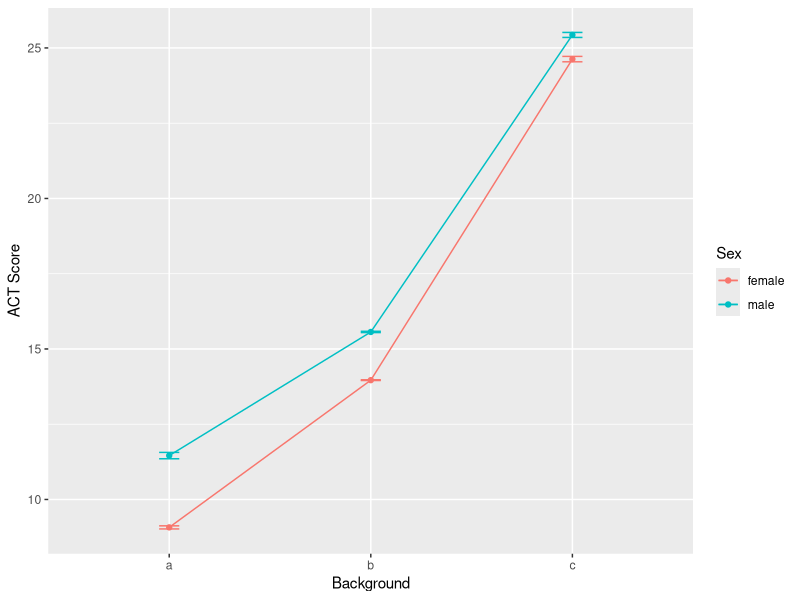
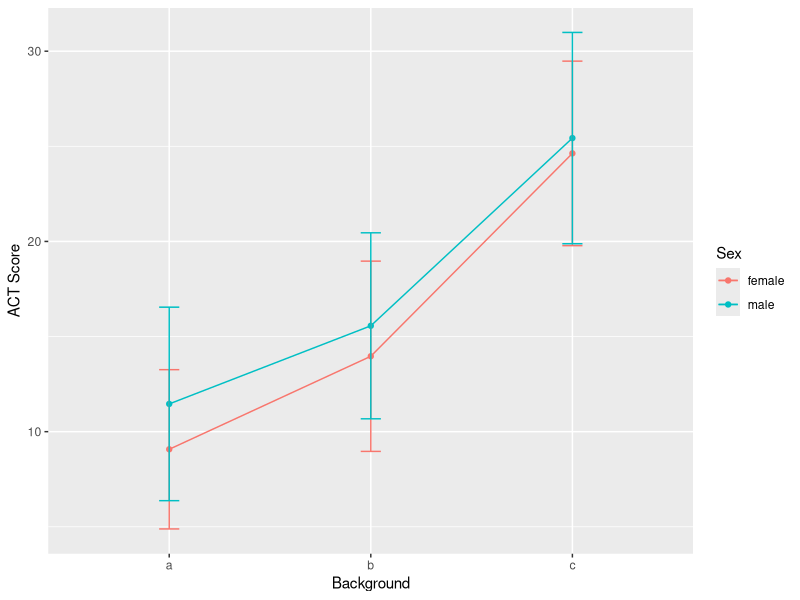
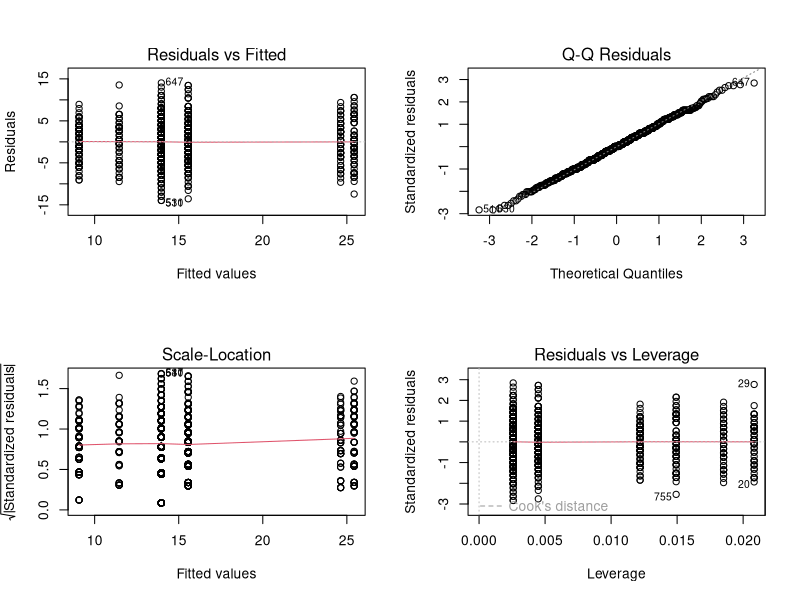
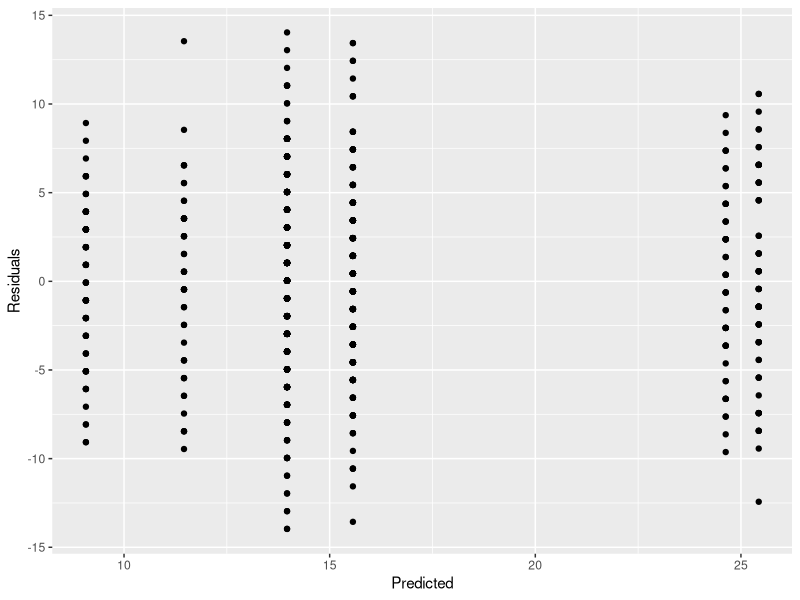
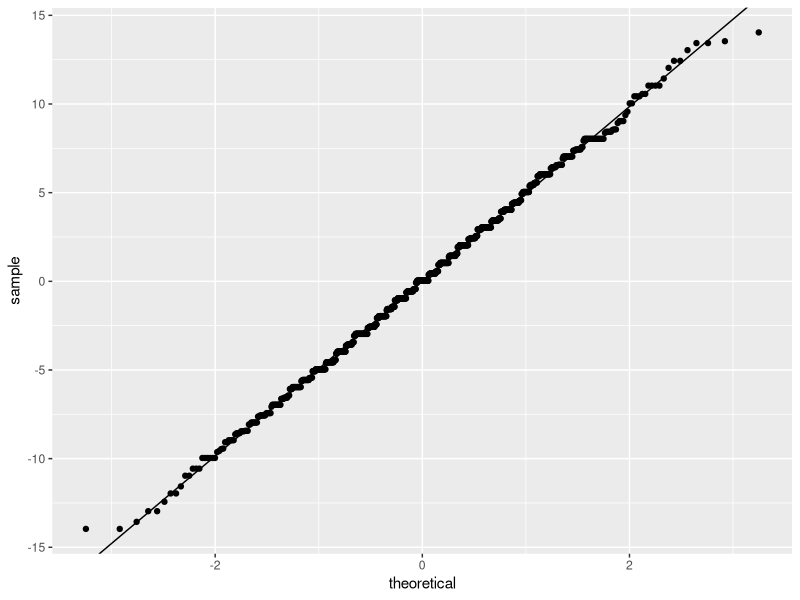
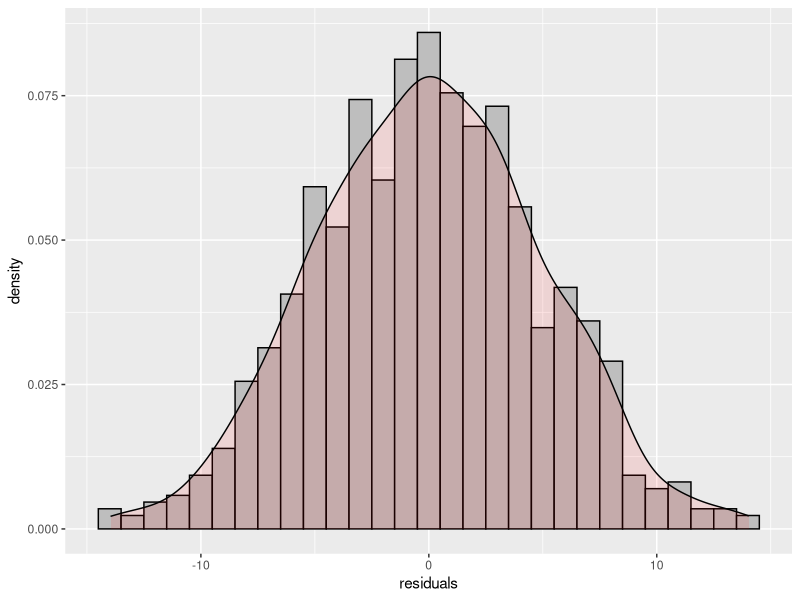
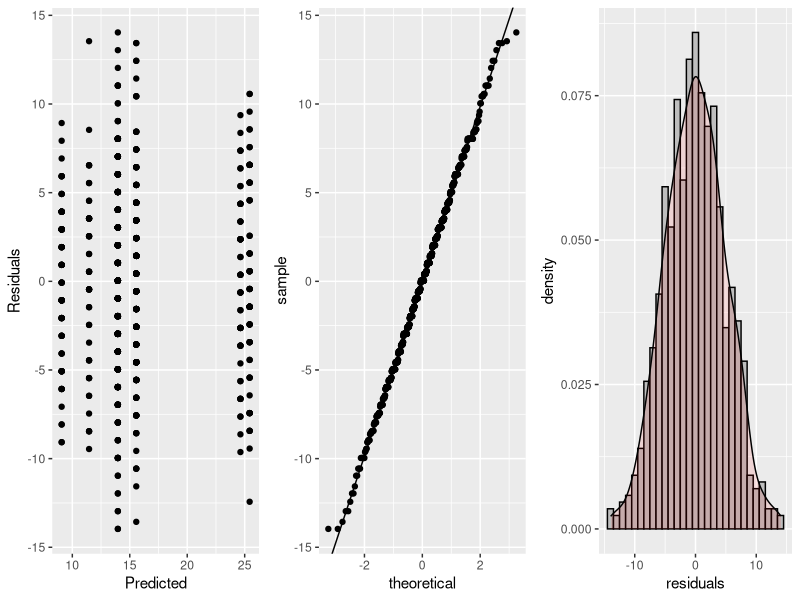
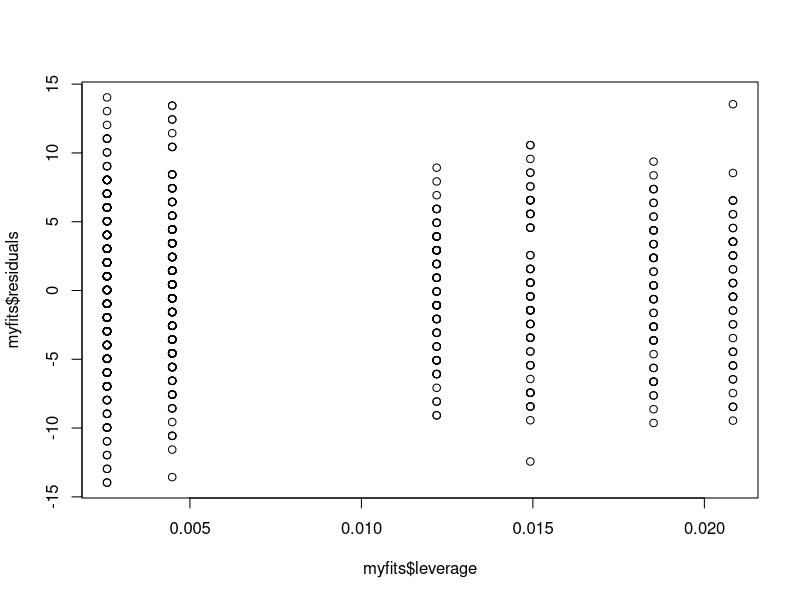

Reproduce these figures in R, in order. (Note: this script raises an error after producing the figures.)
setwd("~/Desktop/MSDS_NEW/PreLive/Unit3")

ACT<-read.csv("MathACT.csv")


#Plotting data via ggplot2
library(ggplot2)
attach(ACT)
mysummary<-function(x){
  result<-c(length(x),mean(x),sd(x),sd(x)/length(x))
  names(result)<-c("N","Mean","SD","SE")
  return(result)
}
sumstats<-aggregate(Score~Background*Sex,data=ACT,mysummary)
sumstats<-cbind(sumstats[,1:2],sumstats[,-(1:2)])

ggplot(sumstats,aes(x=Background,y=Mean,group=Sex,colour=Sex))+
  ylab("ACT Score")+
  geom_line()+
  geom_point()+
  geom_errorbar(aes(ymin=Mean-SE,ymax=Mean+SE),width=.1)


#Note how using the standard errors emphasises what we will see statistically
#If we summarize the error bars using variability estimates we will get something
#slighlty different.  It highlights the importance of making sure your graphics full communicate
#what is being presented.
#Plottings SDs can allow you to assess constant variance.  SE's cannot.
ggplot(sumstats,aes(x=Background,y=Mean,group=Sex,colour=Sex))+
  ylab("ACT Score")+
  geom_line()+
  geom_point()+
  geom_errorbar(aes(ymin=Mean-SD,ymax=Mean+SD),width=.1)


#Running ANOVA model with interaction term
#Note the options command is to ensure we get our type III
#sums of squares correct.  There is some technical detail there 
#but as long as you do it before running the model you are okay.
options(contrasts=c("contr.sum","contr.poly"))
mymodel<-aov(Score~Background+Sex+Background:Sex,data=ACT)


#Lets look at residuals first as no testing really matters yet.
par(mfrow=c(2,2))
plot(mymodel)

#These are pretty ugly we can do something about that with ggplot2
attributes(mymodel)
myfits<-data.frame(fitted.values=mymodel$fitted.values,residuals=mymodel$residuals)

#Residual vs Fitted
plot1<-ggplot(myfits,aes(x=fitted.values,y=residuals))+ylab("Residuals")+
  xlab("Predicted")+geom_point()
plot1  

#QQ plot of residuals  #Note the diagonal abline is only good for qqplots of normal data.
plot2<-ggplot(myfits,aes(sample=residuals))+
  stat_qq()+geom_abline(intercept=mean(myfits$residuals), slope = sd(myfits$residuals))
plot2
#Histogram of residuals
plot3<-ggplot(myfits, aes(x=residuals)) + 
  geom_histogram(aes(y=..density..),binwidth=1,color="black", fill="gray")+
  geom_density(alpha=.1, fill="red")
plot3

library(gridExtra)
grid.arrange(plot1, plot2,plot3, ncol=3)

#Note for you guys who want to make a residuals versus leverage plot
#for regression purposes, you just need to add an additional column
#to the myfits data frame using  hatvalues(mymodel) to obtain the leverage values.
#I'll let you figure it out in ggplot2
par(mfrow=c(1,1))
myfits$leverage<-hatvalues(mymodel)
plot(myfits$leverage,myfits$residuals)



#Now lets dive into the statistics
#The type III sums of squares
library(car)
Anova(mymodel,type=3)
#If you wnat the type I for some reason you can get that using
#the standard anova call.  You can verify that the only fstatistic
#that corresponds between the two tables is the last one.
anova(mymodel)
#Again don't use this second one unless you have a reason to.



#Contrasts and comparison plots are a little more challenging programatically in R
#although it gives you more flexibility once you have it sorted out.
#I will attempt to break it down from simple to more challenging.

#In this example there is no sig. interaction so we may want to just 
#compare each factor seperately with multilpe test corrections.
#If we have no specific comparisons then we just want to look at everything.
#Note if there are a lot of comparisons, the results can be quite conservative.
TukeyHSD(mymodel,"Background",conf.level=.95)
plot(TukeyHSD(mymodel,"Background",conf.level=.95))


TukeyHSD(mymodel,"Sex",conf.level=.95)
plot(TukeyHSD(mymodel,"Sex",conf.level=.95))

#Keep in mind using these tools you are at the mercy of the level names.
#a,b,c are easy to read, but if they are long the graphics will get messy.
#You could store the tukey results in a dataframe and then use ggplot2 to pretty 
#it up.


#There are other approaches to get at comparisons within a single factor
#but the above tool is handy for two way anova scenarios and the interaction
#is not sifnificant.

#We can easily do it for an interaction as well.  Again tests can be more
#conservative as the number of tests increase.

TukeyHSD(mymodel,"Background:Sex",conf.level=.95)
plot(TukeyHSD(mymodel,"Background:Sex",conf.level=.95))




#If you have an interaction effect and you have many comparisons that
#you do not wish to investigate. It may be helpful to look at specific comparisons.
#

#Suppose we wanted to conduct test between males vs females at each background level.
#The following script is something that I developed in an R package called qusage
#back in 2013.  Rather than dealing with the ones and zeros, you can just specify
#the comparison you want based on the factor level names. It works for interactions
#or basic one way factors when interactions are not of interest.
#This approach will also work with lmer lme4 objects for repeated measures.

library(lsmeans) #maybe need eemeans package
contrast.factor<-~Background*Sex
mycontrast<-c("amale-afemale","bmale-bfemale","cmale-cfemale")
dat<-ACT
#lsmeans(mymodel)

#Running a loop that determines the appropriate 0's and 1's for each 
#contrast specified above.
final.result<-c()



for( j in 1:length(mycontrast)){
contrast.factor.names<-gsub(" ", "", unlist(strsplit(as.character(contrast.factor),split = "*", fixed = T))[-1])
contrast.factor.2 <- vector("list", length(contrast.factor.names))
for (i in 1:length(contrast.factor.names)) {
  contrast.factor.2[[i]] <- levels(dat[, contrast.factor.names[i]])
}
new.factor.levels <- do.call(paste, c(do.call(expand.grid, 
                                              contrast.factor.2), sep = ""))
temp.cont<-mycontrast[j]
contrast2 <- list(comparison = as.vector(do.call(makeContrasts, 
                                                list(contrasts = temp.cont, levels = new.factor.levels))))

contrast.result <- summary(contrast(lsmeans(mymodel, 
                                            contrast.factor), contrast2, by = NULL))

final.result<-rbind(final.result,contrast.result)
}
#Cleaning up and applying bonferroni correction to the number
#of total comparisons investigated.
final.result$contrast<-mycontrast
final.result$bonf<-length(mycontrast)*final.result$p.value
final.result$bonf[final.result$bonf>1]<-1

final.result
View(final.result)




##############################################################
#If you wanted to just compare background with this approach.
#Note you will see warning because you are comparing factor levels
#now that assume no interaction is present, but your model has an
#interaction term.  Removing the interaction, or making sure that 
#there is no interaction between the two factors is critical before 
#blindly looking at a one factor comparisons in a vaccum.

contrast.factor<-~Background
mycontrast<-c("b-a","c-a","c-b")
dat<-ACT
#lsmeans(mymodel)

#Running a loop that determines the appropriate 0's and 1's for each 
#contrast specified above.
final.result<-c()



for( j in 1:length(mycontrast)){
  contrast.factor.names<-gsub(" ", "", unlist(strsplit(as.character(contrast.factor),split = "*", fixed = T))[-1])
  contrast.factor.2 <- vector("list", length(contrast.factor.names))
  for (i in 1:length(contrast.factor.names)) {
    contrast.factor.2[[i]] <- levels(dat[, contrast.factor.names[i]])
  }
  new.factor.levels <- do.call(paste, c(do.call(expand.grid, 
                                                contrast.factor.2), sep = ""))
  temp.cont<-mycontrast[j]
  contrast2 <- list(comparison = as.vector(do.call(makeContrasts, 
                                                   list(contrasts = temp.cont, levels = new.factor.levels))))
  
  contrast.result <- summary(contrast(lsmeans(mymodel, 
                                              contrast.factor), contrast2, by = NULL))
  
  final.result<-rbind(final.result,contrast.result)
}
#Cleaning up and applying bonferroni correction to the number
#of total comparisons investigated.
final.result$contrast<-mycontrast
final.result$bonf<-length(mycontrast)*final.result$p.value
final.result$bonf[final.result$bonf>1]<-1

final.result
View(final.result)
